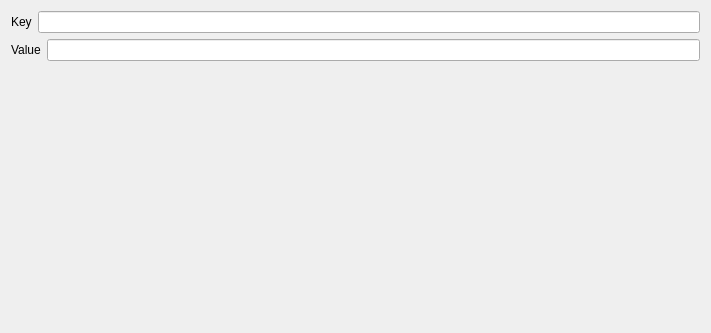
<?xml version="1.0" encoding="UTF-8"?>
<ui version="4.0">
 <class>CreateDictSettingsView</class>
 <widget class="QWidget" name="CreateDictSettingsView">
  <property name="styleSheet">
   <string notr="true">font: 12pt &quot;Roboto&quot;;</string>
  </property>
  <property name="geometry">
   <rect>
    <x>0</x>
    <y>0</y>
    <width>711</width>
    <height>333</height>
   </rect>
  </property>
  <property name="windowTitle">
   <string>Form</string>
  </property>
  <layout class="QVBoxLayout" name="verticalLayout">
   <item>
    <layout class="QHBoxLayout" name="Key_horizontalLayout">
     <item>
      <widget class="QLabel" name="Key_label">
       <property name="text">
        <string>Key</string>
       </property>
      </widget>
     </item>
     <item>
      <widget class="QLineEdit" name="Key_lineedit"/>
     </item>
    </layout>
   </item><item>
    <layout class="QHBoxLayout" name="Value_horizontalLayout">
     <item>
      <widget class="QLabel" name="Value_label">
       <property name="text">
        <string>Value</string>
       </property>
      </widget>
     </item>
     <item>
      <widget class="QLineEdit" name="Value_lineedit"/>
     </item>
    </layout>
   </item>
   <item>
    <spacer name="verticalSpacer">
     <property name="orientation">
      <enum>Qt::Vertical</enum>
     </property>
     <property name="sizeHint" stdset="0">
      <size>
       <width>20</width>
       <height>40</height>
      </size>
     </property>
    </spacer>
   </item>
  </layout>
 </widget>
 <resources>
  <include location="../../../../snooz-toolbox/src/main/python/ui/themes/themes.qrc"/>
 </resources>
 <connections/>
 </ui>
